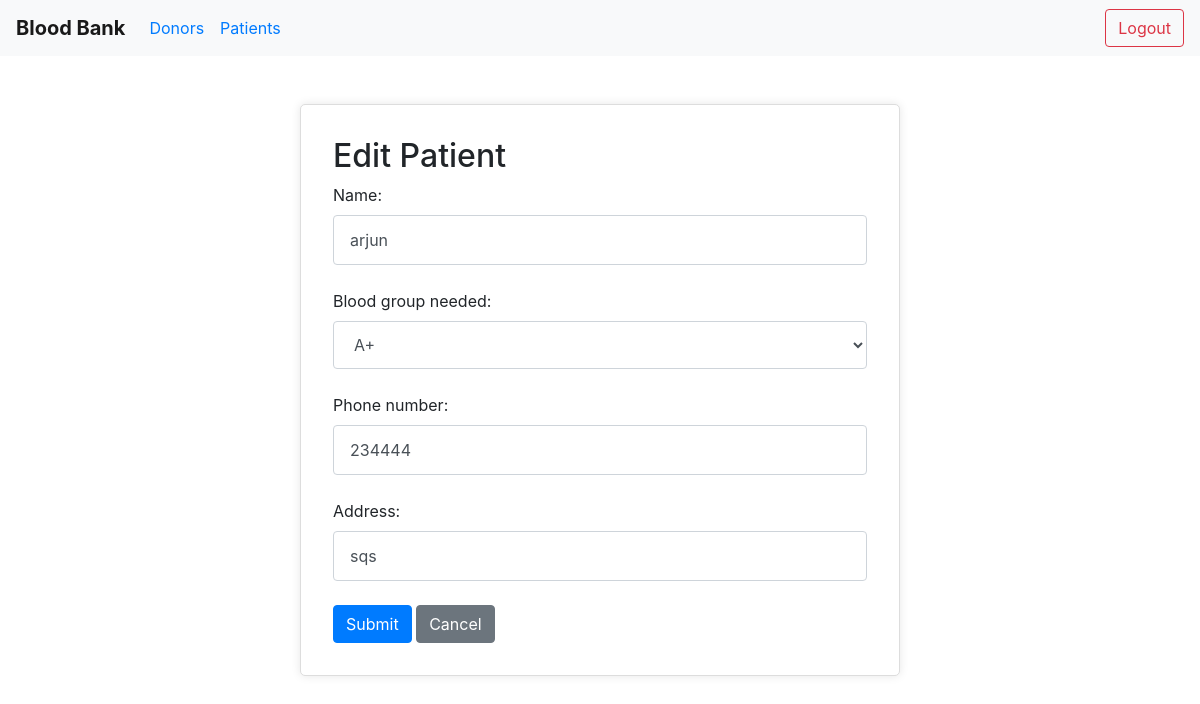
Screenshot of /donor/patients/2/edit/ (signed in) with the database file from the repository.
### donors/models.py (models this page shows, shortened)
class Patient(models.Model):
    name = models.CharField(max_length=100, default='')
    blood_group_needed = models.CharField(max_length=3, choices=BLOOD_GROUP_CHOICES)
    phone_number = models.CharField(max_length=15, default='')
    address = models.CharField(max_length=15, default='')
    request_date = models.DateTimeField(auto_now_add=True)

### donors/views.py (the view)
# urls.py: path('patients/<int:pk>/edit/', PatientUpdateView.as_view(), name='patient_update'),
class PatientUpdateView(LoginRequiredMixin, UpdateView):
    model = Patient
    form_class = PatientForm
    template_name = 'patient/patient_form.html'
    success_url = reverse_lazy('patient_list')

### donors/forms.py
class PatientForm(forms.ModelForm):
    class Meta:
        model = Patient
        fields = ['name','blood_group_needed', 'phone_number', 'address']

### templates/patient/patient_form.html (shortened to what this page needs)
{% extends 'base.html' %}
{% block content %}
<div class="container mt-5">
    <div class="form-container">
        <h2>{{ form.instance.pk|yesno:"Edit Patient,Add Patient" }}</h2>
        <form method="post">
            <div class="form-group">
                {{ form.name.label_tag }}
                {{ form.name }}
            </div>
            <div class="form-group">
                {{ form.blood_group_needed.label_tag }}
                {{ form.blood_group_needed }}
            </div>
            <div class="form-group">
                {{ form.phone_number.label_tag }}
                {{ form.phone_number }}
            </div>
            <div class="form-group">
                {{ form.address.label_tag }}
                {{ form.address }}
            </div>
            <button type="submit" class="btn btn-primary">Submit</button>
            <a href="{% url 'patient_list' %}" class="btn btn-secondary">Cancel</a>
        </form>
    </div>
</div>
{% endblock %}

### static/css/custom.css (style rules this page uses)
body { padding-top: 56px; }
.container { margin-top: 20px; }

### templates/patient/patient_form.html (style rules this page uses)
.form-container { max-width: 600px; margin: auto; padding: 2rem; background-color: #fff; border: 1px solid #ddd; border-radius: 5px; box-shadow: 0 0 10px rgba(0, 0, 0, 0.1); }
.form-group { margin-bottom: 1.5rem; }
input[type="text"], input[type="password"], input[type="email"], input[type="date"], textarea, select { width: 100%; padding: 0.75rem 1rem; font-size: 1rem; line-height: 1.5; color: #495057; background-color: #fff; background-clip: padding-box; border: 1px solid #ced4da; border-radius: 0.25rem; transition: border-color 0.15s ease-in-out, box-shadow 0.15s ease-in-out; }

### rows the page displays
Patient: instance.pk "Edit Patient", name "arjun", blood_group_needed "A+", phone_number "234444", address "sqs"
